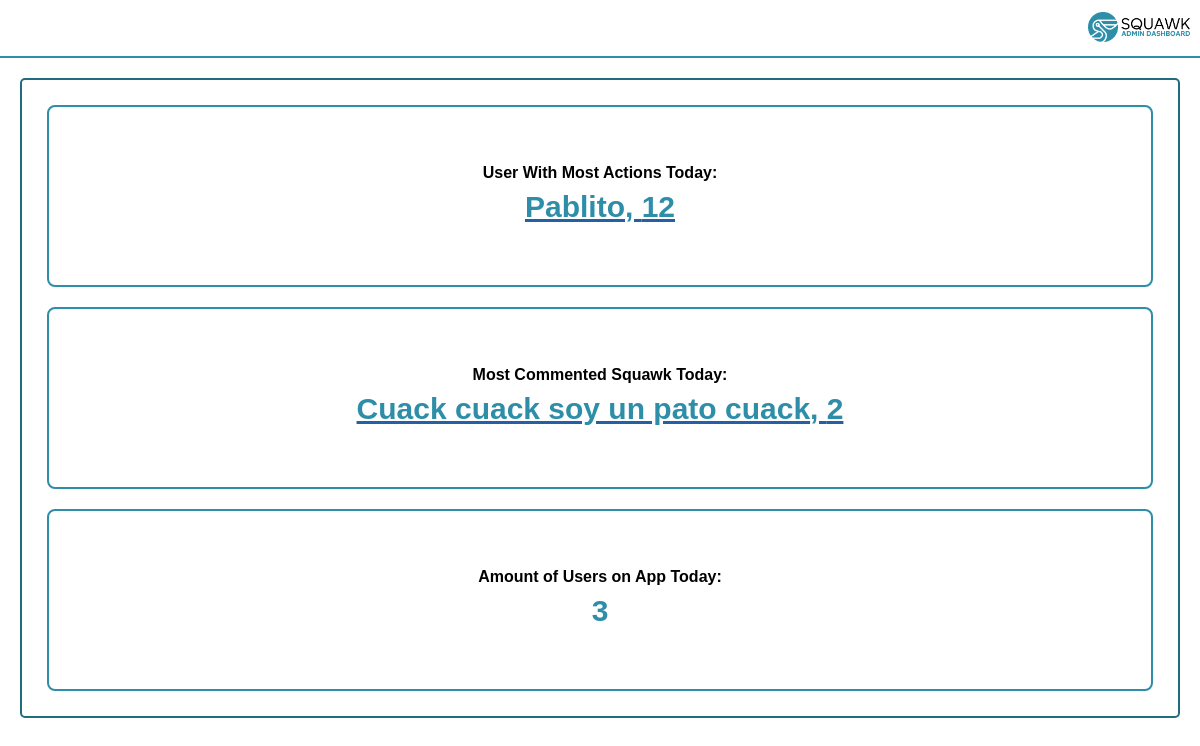
Page /dashboard on the earlier database version.
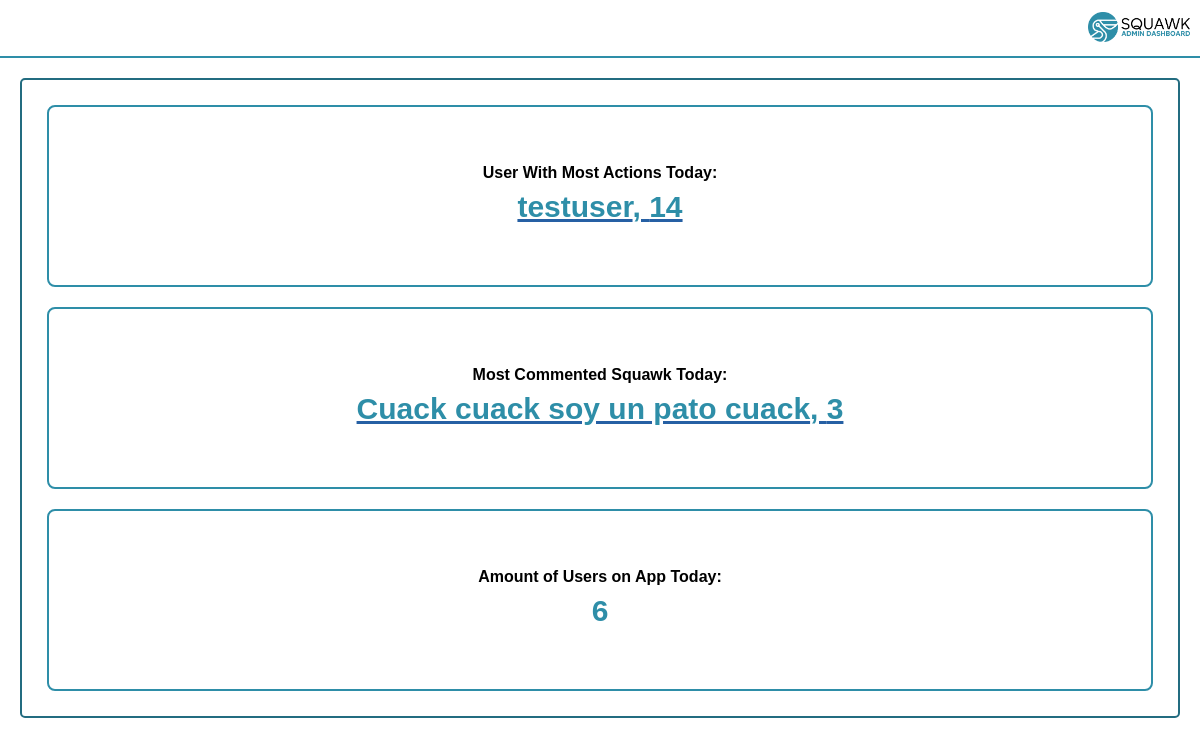
Same page on the later database version.
### tables this page shows
CREATE TABLE users (
  user_id INTEGER PRIMARY KEY AUTOINCREMENT,
  username VARCHAR NOT NULL,
  password VARCHAR NOT NULL,
  is_admin BOOLEAN NOT NULL
);

### ui/admin_controller.py (the view)
def dashboard():
  popular_squawk_tuple, active_user_tuple, todays_logins_count = es.get_report()
  active_user = us.get_user(user_id=active_user_tuple[0])
  events_amount = active_user_tuple[1]
  popular_squawk = ss.get_squawk(squawk_id=popular_squawk_tuple[0])
  replies_amount = popular_squawk_tuple[1]
  return render_template('dashboard.html', active_user=active_user, popular_squawk=popular_squawk, todays_logins=todays_logins_count[0], events_amount=events_amount, replies_amount=replies_amount)

### bl/event_service.py (called while the page is built)
  def get_report(self):
    popular_squawk = self.eventDAO.get_most_replied_today()
    active_user = self.eventDAO.get_most_actions()
    todays_logins = self.eventDAO.get_todays_logins()
    return popular_squawk, active_user, todays_logins

### bl/squawk_service.py (called while the page is built)
  def get_squawk(self, squawk_id):
    squawk = self.squawkDAO.get(squawk_id)
    return squawk

### bl/user_service.py (called while the page is built)
  def get_user(self, user_id):
    user = self.userDAO.get(user_id)
    return user

### dl/event_dao.py (called while the page is built)
  def get_todays_logins(self):
    query = "SELECT COUNT(DISTINCT user_id) FROM event WHERE type_of_action = 1 AND DATE(created) = DATE('now');"
    result = self.DB.run_query(query)
    try:
      data = result.fetchone()
      return data # <- int
    except:
      return None

  def get_most_actions(self):
    query = "SELECT user_id, COUNT(*) as count FROM event WHERE DATE(created) = DATE('now') GROUP BY user_id ORDER BY count DESC"
    result = self.DB.run_query(query)
    try:
      data = result.fetchone()
      if data:
        return data
      return None
    except:
      return None

### templates/dashboard.html (shortened to what this page needs)
<!DOCTYPE html>
<html>
  <head>
    <link rel="stylesheet" href="{{ url_for('static', filename='squawk_dash.css') }}" />
  </head>
  <body>
    <div class="navbar">
      <a href="{{ url_for('admin') }}"><img src="{{ url_for('static', filename='img/squawk_ad_long.png') }}" class="logo"></a>
    </div>
    <div class="container">
      <div class="box">
        <h4>User With Most Actions Today:</h4>
        <a href="{{url_for('user', user_id=active_user.user_id)}}"><h2>{{active_user.username}}, {{events_amount}}</h2></a>
      </div>
      <div class="box">
        <h4>Most Commented Squawk Today:</h4>
        <a href="{{url_for('thread',squawk_id=popular_squawk.squawk_id)}}"><h2>{{popular_squawk.content}}, {{replies_amount}}</h2></a>
      </div>
      <div class="box">
        <h4>Amount of Users on App Today:</h4>
        <h2>{{todays_logins}}</h2>
      </div>
    </div>
  </body>
</html>

Differences in the rows shown:
no longer on this page (row unchanged): users: username "Pablito"
added users: username "testuser"
Other differences:
{{ events_amount }}: "12" → "14"
{{ replies_amount }}: "2" → "3"
{{ todays_logins }}: "3" → "6"
